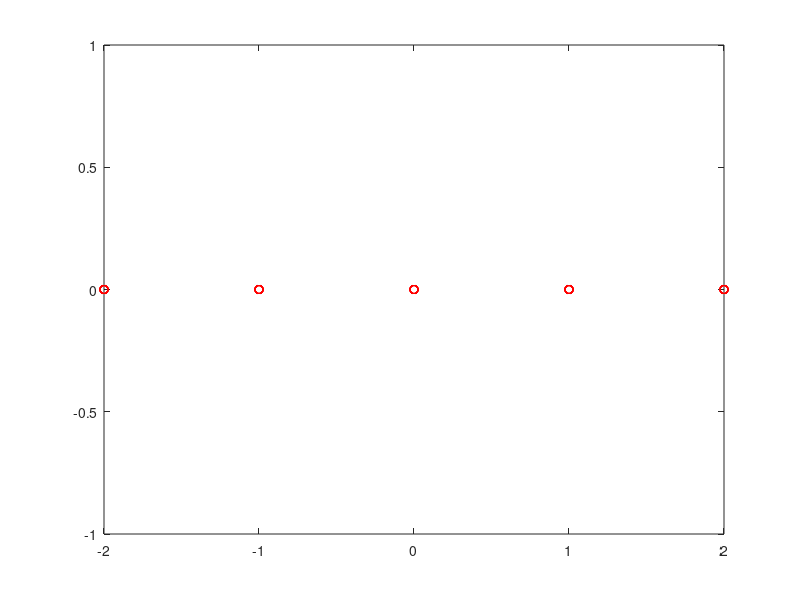

Recreate this plot in MATLAB. (Note: this script raises an error after producing the figure.)
%% OneDim_Diffusion.m
% Pre-simulation work. Illustrates diffusion implemented using random walks
% in 1D.

%% Initialization
numions = 100; % number of ions
boundary = 100; % boundary condition
Total_time = 1000; % time; arbitrary unit
dt = 0.1; % time step
ion_position = zeros(numions,1); % vector holding position of each ion
cytosol = NaN; % if ions are moved to the cytosol, we indicate them as such
t = zeros(numions,1); % time vector
%size(x);

%% Main Algorithm
for i = 1:dt:Total_time
    
    walk = randi([-2 2],numions,1); %slow diffusion; can move length of 2 steps
    %walk = randi([-10 10],a,1); %fast diffusion; can move length of 10 steps
    ion_position = ion_position+walk;
    
    for j = 1:numions
        
        if ion_position(j) >= boundary
            diffx = ion_position(j)-boundary;
            ion_position(j) = boundary - diffx;
        elseif ion_position(j) <= -boundary
            diffx = abs(ion_position(j)-(-boundary));
            ion_position(j) = -boundary + diffx;
        end
        
        
     %{ implementing a cytosol portion to simulation
        % Initialize number of openings and evenly distribute them
        nopen = 2;
        Opening = boundary/nopen;
       
        % If ion lands in opening, move them to cytosol.
        if ion_position(j) == Opening
            cytosol = [cytosol; ion_position(j)];
            ion_position(j) = NaN;
        elseif ion_position(j) == -Opening
            cytosol = [cytosol; ion_position(j)];
            ion_position(j) = NaN;
        end
    
        %}
    end
    
   %{
    num_cytosol = length(cytosol); % number of ions in cytosol
    
    % If there are ions in the cytosol, implement random walks on them.
    if num_cytosol > 1
        cwalk = randi([-2 2],num_cytosol,1 ); % walk for cytosolic ions
        cytosol = cytosol+cwalk;
    end
    %}
    
    % plot every time step. can be modified for efficiency
    plot(ion_position,0, 'ro');
    hold on
    %plot(cytosol,2, 'bo');
    histogram(ion_position, 10);
    axis([-100 100 -10 50]);
    axis square
    pause(0.1);
    hold off
    
end